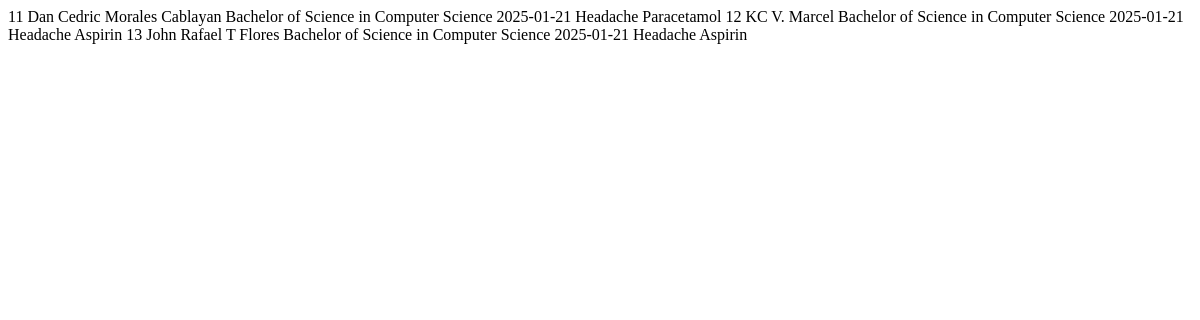
The app's page /admin/record_search.php, older data.
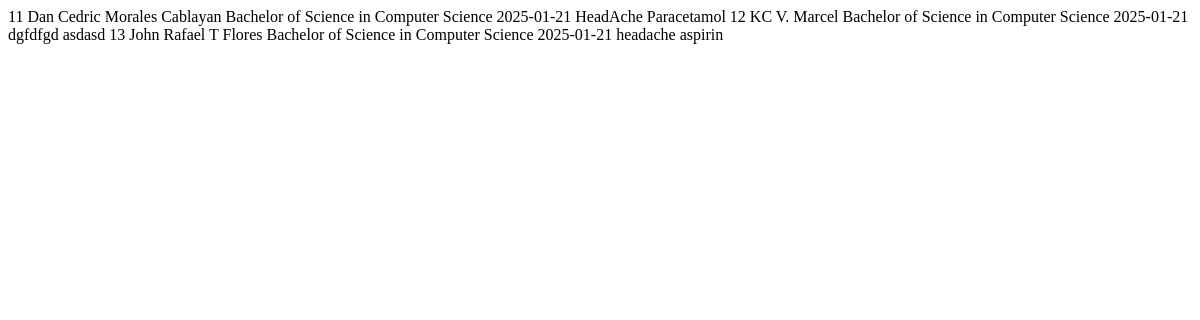
The same page, newer data.
### tables this page shows
CREATE TABLE `record_tbl` (
  `record_id` int(11) NOT NULL,
  `student_id` bigint(255) NOT NULL,
  `record_date` date NOT NULL,
  `student_name` text NOT NULL,
  `student_department` text NOT NULL,
  `chief_complaint` text NOT NULL,
  `treatment` text NOT NULL
);

### admin/record_search.php (the view)
<?php
require '../config/db_connect.php';
$searchTerm = isset($_GET['search']) ? $_GET['search'] : '';
$sql = "SELECT `record_id`, `student_id`, `record_date`, `student_name`, `student_department`, `chief_complaint`, `treatment`
        FROM `record_tbl`
        WHERE `student_name` LIKE ?
           OR `student_department` LIKE ?
           OR `chief_complaint` LIKE ?
           OR `treatment` LIKE ?
           OR `record_date` LIKE ?";
$stmt = $conn->prepare($sql);
$searchParam = "%" . $searchTerm . "%";
$stmt->bind_param("sssss", $searchParam, $searchParam, $searchParam, $searchParam, $searchParam);
$stmt->execute();
$result = $stmt->get_result();
if ($result->num_rows > 0) {
    while ($row = $result->fetch_assoc()) {
        echo "<tr>
                <td>" . htmlspecialchars($row['record_id']) . "</td>
                <td>" . htmlspecialchars($row['student_name']) . "</td>
                <td>" . htmlspecialchars($row['student_department']) . "</td>
                <td>" . htmlspecialchars($row['record_date']) . "</td>
                <td>" . htmlspecialchars($row['chief_complaint']) . "</td>
                <td>" . htmlspecialchars($row['treatment']) . "</td>
              </tr>";
    }
} else {
    echo "<tr><td colspan='6'>No records found.</td></tr>";
}
?>

Row changes from the older to the newer data that the page shows:
changed record_tbl "Dan Cedric Morales Cablayan": chief_complaint "Headache" → "HeadAche"
changed record_tbl "KC V. Marcel": chief_complaint "Headache" → "dgfdfgd"; treatment "Aspirin" → "asdasd"
changed record_tbl "John Rafael T Flores": chief_complaint "Headache" → "headache"; treatment "Aspirin" → "aspirin"
